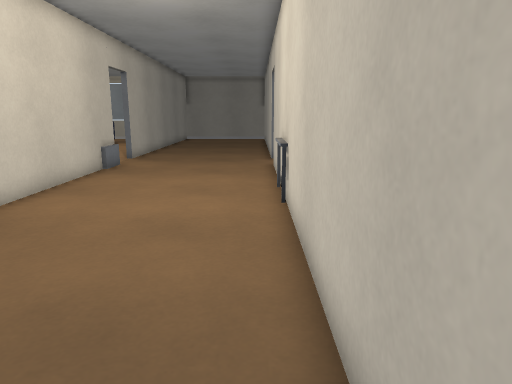
[1] (above)

16 first-person views from a walk through a 3-D level made in the Godot game engine. The camera is 1.2 m above the floor, tilts 12° down and sees 70° across. The floor is counted in squares, 0.5 m on a side. Each view is taken from the middle of a square. On the plan, view 1 faces up. The plan holds only what a view shows up to about 20 squares ahead; the rest is blank. The place goes on beyond the plan. Characters and animated objects are left out. Surface patterns are stand-ins for the level's own textures.

[2]
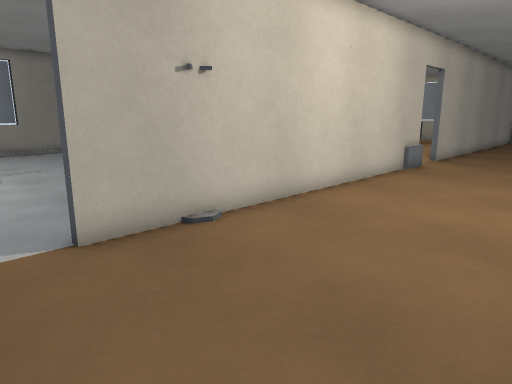

[3]
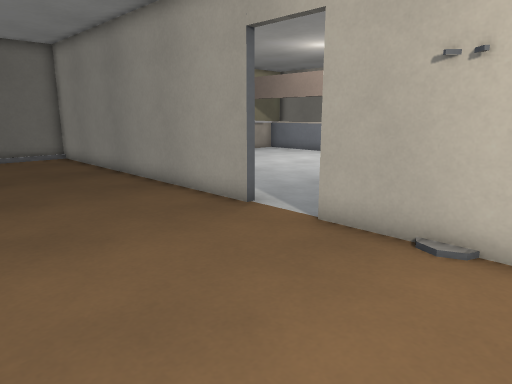

[4]
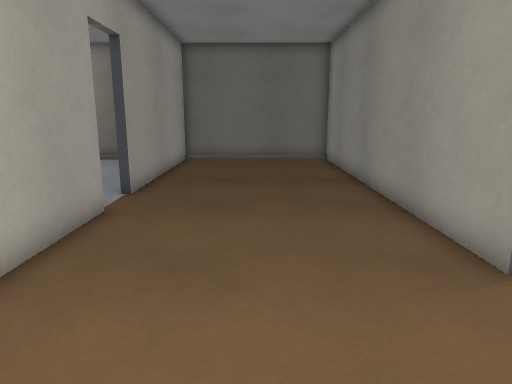

[5]
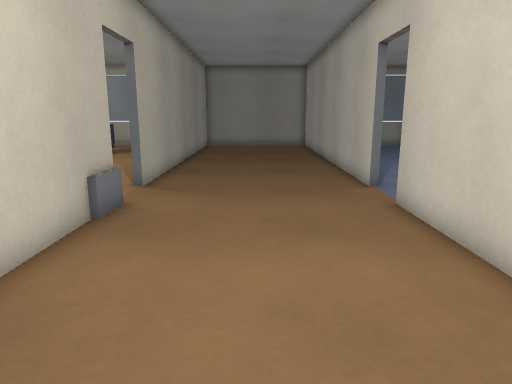

[6]
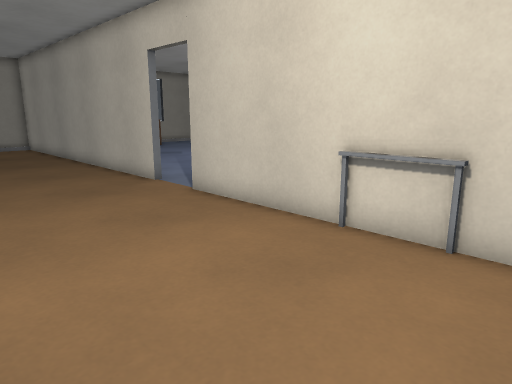

[7]
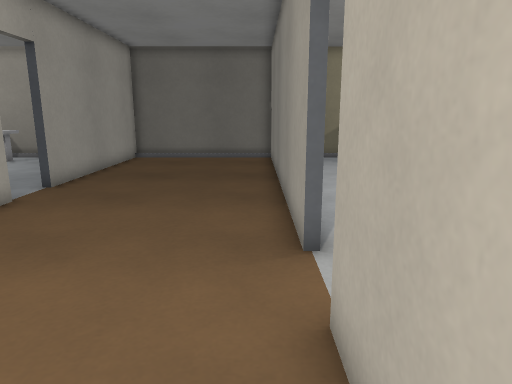

[8]
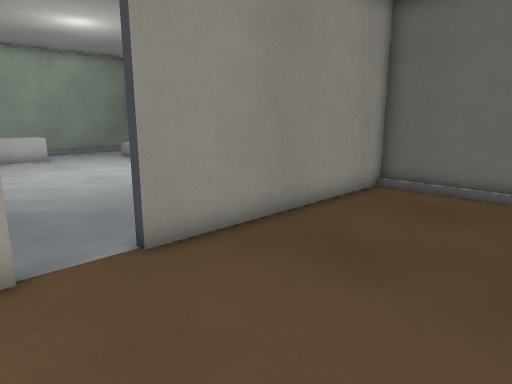

[9]
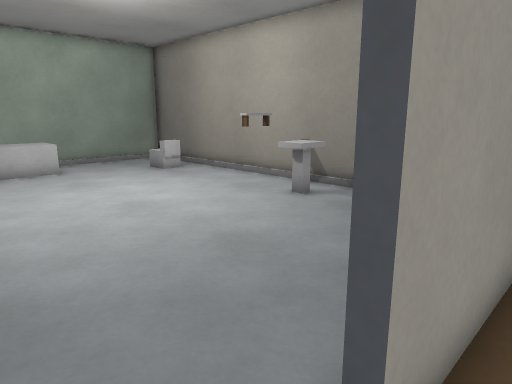

[10]
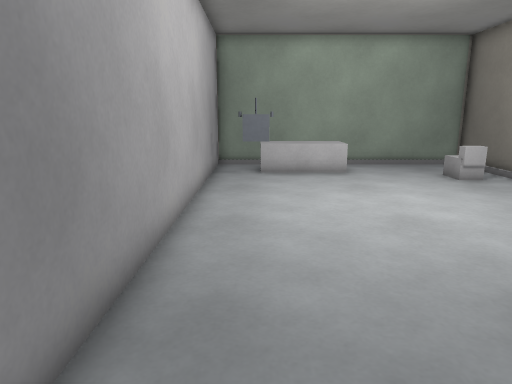

[11]
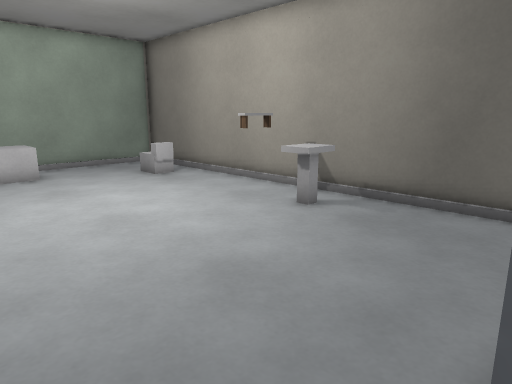

[12]
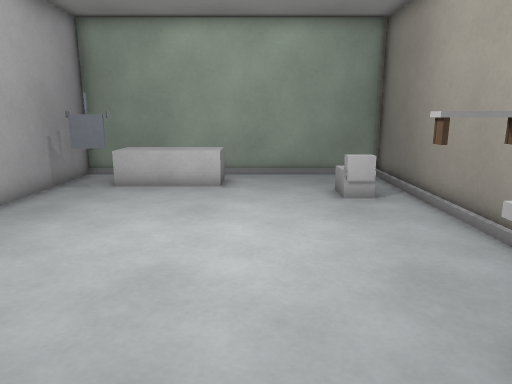

[13]
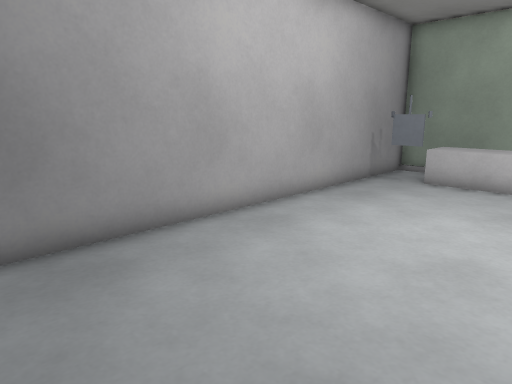

[14]
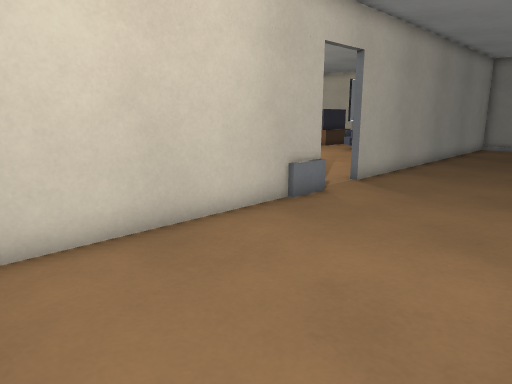

[15]
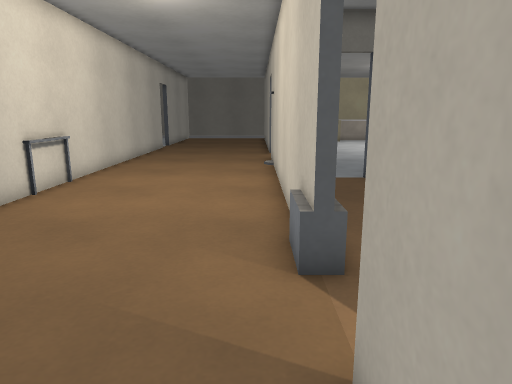

[16]
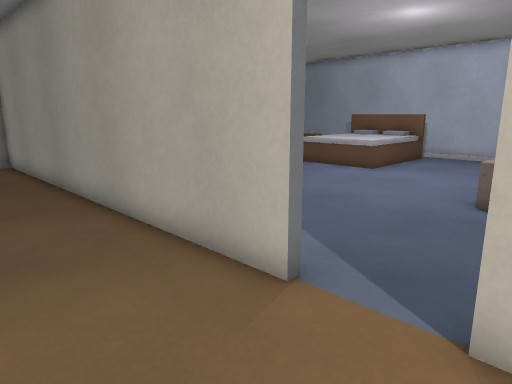

### Floor plan
Points are (right, up) in squares from view 1. A wall is a line through its corners. A room is listed if a view was taken in it or the views show most of it. See-through windows are left out.
Room 1 (views 1, 2, 3, 4, 5, 6, 7, 8, 9, 14, 15, 16)
walls: (-6.8, 4.6) (-6.8, 2.2) (-7.2, 2.2); (-7.2, -0.2) (-6.8, -0.2) (-6.8, -15) (0.9, -15) (0.9, -6); (-7.2, 17.8) (-6.8, 17.8) (-6.8, 5.4); (0.9, -4) (0.9, 17.9); (0.9, 20.2) (0.9, 29.5); (-6.8, 29.5) (-6.8, 20.2) (-7.2, 20.2)
low walls: (0.7, 9.8) (0.7, 12.2)
ways out: opening at (1, -4.5) to room 2; opening at (1, 19)
Room 2 (views 10, 11, 12, 13)
walls: (14.9, -5.6) (14.9, -4.5); (2.6, -15) (18.8, -15) (18.8, -3.2) (3.2, -3.2); (0.9, -6) (1.2, -6)
low walls: (6.5, -13.6) (6.5, -12.4) (7.5, -12.4)
ways out: opening at (1, -4.5) to room 1
objects: shelf (9, -14) to (9, -12); block (16, -9) to (18, -5)

Where each view was taken, in squares from view 1:
view 1: 0 up, 0 right, facing up
view 2: 0 up, 0 right, facing up-left
view 3: 7 up, 0 right, facing down-left
view 4: 5 up, 3 left, facing down
view 5: 8 up, 3 left, facing up
view 6: 8 up, 6 left, facing up-right
view 7: 6 up, 6 left, facing down
view 8: 3 down, 5 left, facing down-right
view 9: 4 down, 0 right, facing down-right
view 10: 5 down, 1 right, facing right
view 11: 5 down, 1 right, facing down-right
view 12: 10 down, 4 right, facing right
view 13: 10 down, 3 right, facing up-right
view 14: 8 up, 0 right, facing up-left
view 15: 23 up, 6 left, facing down
view 16: 17 up, 3 left, facing up-right
